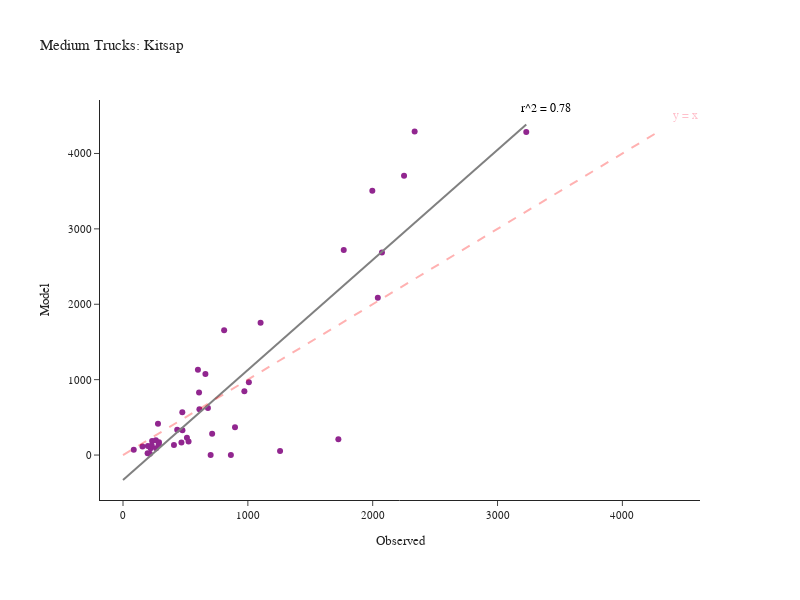

The cell this chart's notebook holds for it:
### Code cell
fig = create_truck_chart(df_daily_med, 'Medium', 'Kitsap')
fig.show()

### Figure 1 — Plotly figure (JSON) as saved in the notebook; plotly's stock layout.template omitted (floating-point values rounded to 4 significant figures)
{"data": [{"customdata": [["SR-16  N/O SR-302 NB/SB", "Kitsap"], ["SR-16 N/O SR-160 NB/SB", "Kitsap"], ["SR-16 N/O Tremont NB/SB", "Kitsap"], ["SR-16 S/O SR-3 NB", "Kitsap"], ["SR-104 @ Hood Canal Bridge WB/EB", "Kitsap"], ["SR-104 E/O Hood Canal Bridge WB/EB", "Kitsap"], ["SR-104 N/O Pt Gamble Rd WB/EB", "Kitsap"], ["SR-104 E/O SR-307 WB/EB", "Kitsap"], ["SR-104 E/O Hansville WB/EB", "Kitsap"], ["SR-160 @ SR-16 WB/EB", "Kitsap"], ["SR-160 E/O Long Lake Rd WB/EB", "Kitsap"], ["SR-160 W/O Banner WB/EB", "Kitsap"], ["SR-160 E/O Peterson WB/EB", "Kitsap"], ["SR-160 S/O Southworth Dr WB/EB", "Kitsap"], ["SR-166 E/O SR-16 WB/EB", "Kitsap"], ["SR-3 E/O Sunset Way NB/SB", "Kitsap"], ["SR-3 N/O SR-305 NB/SB", "Kitsap"], ["SR-3 S/O Newberry Hill Rd NB/SB", "Kitsap"], ["SR-3 @ SR-304 NB/SB", "Kitsap"], ["SR-3 NE of SR-16 NB/SB", "Kitsap"], ["SR-3 W/O Lake Flora Rd NB/SB", "Kitsap"], ["SR-303 E/O SR-3 NB/SB", "Kitsap"], ["SR-303 N/O 11th St NB/SB", "Kitsap"], ["SR-303 N/O SR-304 NB/SB", "Kitsap"], ["SR-304 E/O SR-3 WB/EB", "Kitsap"], ["SR-304 W/O Naval WB/EB", "Kitsap"], ["SR-305 W/O SR-307 WB/EB", "Kitsap"], ["SR-305 W/O Suquamish Way WB/EB", "Kitsap"], ["SR-305 N/O Day Rd WB/EB", "Kitsap"], ["SR-305 N/O High School Rd WB/EB", "Kitsap"], ["SR-305 S/O Winslow Way WB/EB", "Kitsap"], ["SR-305 @ Ferry Ramp WB/EB", "Kitsap"], ["SR-307 W/O SR-104 NB/SB", "Kitsap"], ["SR-307 N/O Gunderson NB/SB", "Kitsap"], ["SR-307 S/O Gunderson NB/SB", "Kitsap"], ["SR-307 N/O SR-305 NB/SB", "Kitsap"], ["SR-308 @ SR-3 WB/EB", "Kitsap"], ["SR-308 E/O SR-3 WB/EB", "Kitsap"], ["SR-308 E/O Silverdale Way WB/EB", "Kitsap"], ["SR-308 W/O Brownsville Hwy WB/EB", "Kitsap"], ["SR-310 @ SR-3 WB/EB", "Kitsap"], ["SR-310 W/O Callow WB/EB", "Kitsap"]], "hovertemplate": "Observed=%{x}<br>Model=%{y}<br>location=%{customdata[0]}<br>County=%{customdata[1]}<extra></extra>", "legendgroup": "", "line": {"color": "Grey", "width": 2}, "marker": {"color": "#91268F", "symbol": "circle"}, "mode": "markers", "name": "", "orientation": "v", "showlegend": false, "type": "scatter", "x": [2336, 1997, 2251, 2041, 702, 197, 215, 512, 288, 475, 525, 408, 233, 86, 280, 1258, 1725, 2074, 1768, 3230, 864, 972, 1008, 434, 810, 609, 1102, 660, 600, 468, 265, 221, 714, 476, 612, 680, 156, 199, 263, 230, 897, 286], "xaxis": "x", "y": [4291, 3504, 3704, 2087, 0, 24, 17, 230, 170, 566, 181, 134, 186, 71, 415, 54, 209, 2688, 2719, 4285, 0, 845, 966, 335, 1656, 830, 1754, 1075, 1130, 165, 90, 90, 281, 330, 606, 625, 112, 120, 196, 125, 369, 140], "yaxis": "y"}, {"hovertemplate": "Observed=%{x}<br>Model=%{y}<extra></extra>", "legendgroup": "", "line": {"color": "Grey", "dash": "solid", "width": 2}, "marker": {"symbol": "circle"}, "mode": "lines", "name": "", "orientation": "v", "showlegend": false, "type": "scatter", "x": [0, 32.63, 65.25, 97.88, 130.5, 163.1, 195.8, 228.4, 261.0, 293.6, 326.3, 358.9, 391.5, 424.1, 456.8, 489.4, 522.0, 554.6, 587.3, 619.9, 652.5, 685.2, 717.8, 750.4, 783.0, 815.7, 848.3, 880.9, 913.5, 946.2, 978.8, 1011.0, 1044.0, 1077.0, 1109.0, 1142.0, 1175.0, 1207.0, 1240.0, 1272.0, 1305.0, 1338.0, 1370.0, 1403.0, 1436.0, 1468.0, 1501.0, 1533.0, 1566.0, 1599.0, 1631.0, 1664.0, 1697.0, 1729.0, 1762.0, 1794.0, 1827.0, 1860.0, 1892.0, 1925.0, 1958.0, 1990.0, 2023.0, 2055.0, 2088.0, 2121.0, 2153.0, 2186.0, 2219.0, 2251.0, 2284.0, 2316.0, 2349.0, 2382.0, 2414.0, 2447.0, 2480.0, 2512.0, 2545.0, 2577.0, 2610.0, 2643.0, 2675.0, 2708.0, 2741.0, 2773.0, 2806.0, 2838.0, 2871.0, 2904.0, 2936.0, 2969.0, 3002.0, 3034.0, 3067.0, 3099.0, 3132.0, 3165.0, 3197.0, 3230], "xaxis": "x", "y": [-330.9, -283.3, -235.7, -188.1, -140.4, -92.81, -45.19, 2.434, 50.06, 97.68, 145.3, 192.9, 240.6, 288.2, 335.8, 383.4, 431.0, 478.7, 526.3, 573.9, 621.5, 669.2, 716.8, 764.4, 812.0, 859.7, 907.3, 954.9, 1003.0, 1050.0, 1098.0, 1145.0, 1193.0, 1241.0, 1288.0, 1336.0, 1384.0, 1431.0, 1479.0, 1526.0, 1574.0, 1622.0, 1669.0, 1717.0, 1765.0, 1812.0, 1860.0, 1907.0, 1955.0, 2003.0, 2050.0, 2098.0, 2146.0, 2193.0, 2241.0, 2288.0, 2336.0, 2384.0, 2431.0, 2479.0, 2527.0, 2574.0, 2622.0, 2669.0, 2717.0, 2765.0, 2812.0, 2860.0, 2907.0, 2955.0, 3003.0, 3050.0, 3098.0, 3146.0, 3193.0, 3241.0, 3288.0, 3336.0, 3384.0, 3431.0, 3479.0, 3527.0, 3574.0, 3622.0, 3669.0, 3717.0, 3765.0, 3812.0, 3860.0, 3908.0, 3955.0, 4003.0, 4050.0, 4098.0, 4146.0, 4193.0, 4241.0, 4289.0, 4336.0, 4384.0], "yaxis": "y"}], "layout": {"annotations": [{"align": "right", "font": {"color": "pink", "size": 12}, "showarrow": false, "text": "y = x", "x": 4506.0, "y": 4506.0}, {"align": "right", "font": {"color": "black", "size": 12}, "showarrow": false, "text": "r^2 = 0.78", "x": 3392.0, "y": 4603.0}], "height": 600, "legend": {"tracegroupgap": 0}, "margin": {"b": 100, "l": 100, "r": 100, "t": 100}, "shapes": [{"line": {"color": "Red", "dash": "dash", "width": 2}, "type": "line", "x0": 0, "x1": 4291, "y0": 0, "y1": 4291}], "title": {"text": "Medium Trucks: Kitsap"}, "width": 800, "xaxis": {"anchor": "y", "domain": [0, 1], "title": {"text": "Observed"}}, "yaxis": {"anchor": "x", "domain": [0, 1], "title": {"text": "Model"}}}}
